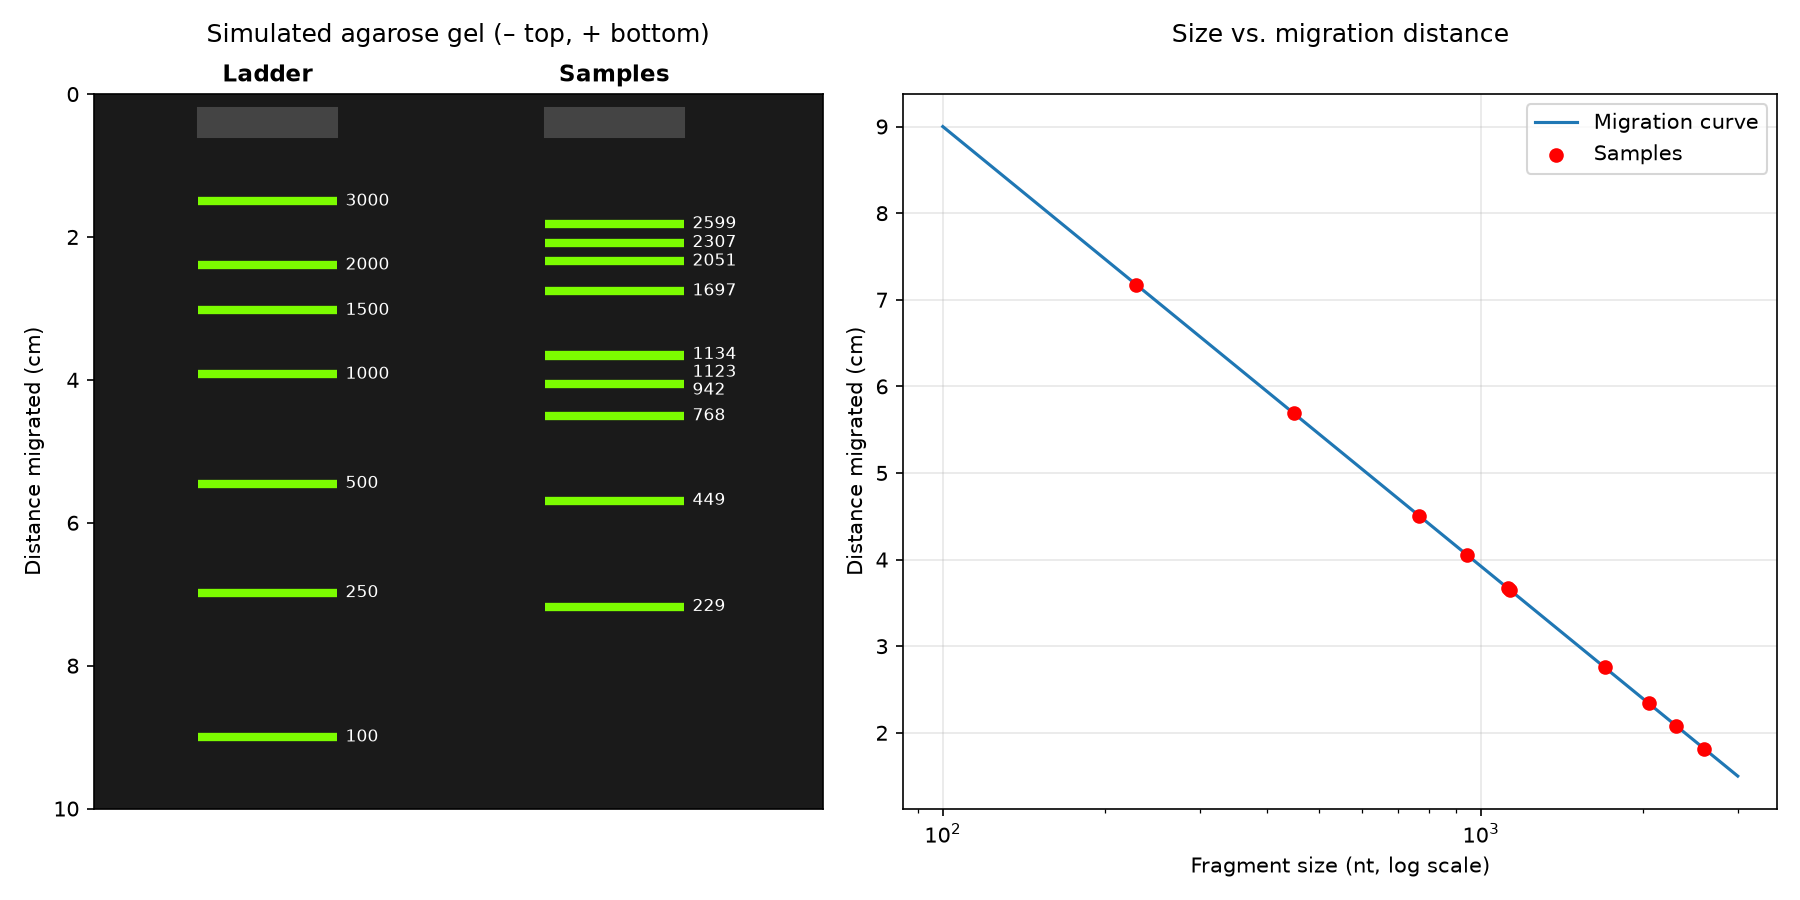

Recreate this plot in Python.
import random
import math
import urllib.request
import matplotlib.pyplot as plt

ACCESSION = "L09137"
URL = ("https://eutils.ncbi.nlm.nih.gov/entrez/eutils/efetch.fcgi"
       f"?db=nuccore&id={ACCESSION}&rettype=fasta&retmode=text")


def get_sequence():
    with urllib.request.urlopen(URL) as r:
        lines = r.read().decode().splitlines()
    return "".join(l.strip() for l in lines if not l.startswith(">")).upper()


def take_samples(seq, n=10, lo=100, hi=3000):
    samples = []
    for _ in range(n):
        length = random.randint(lo, min(hi, len(seq)))
        start = random.randint(0, len(seq) - length)
        samples.append(seq[start:start + length])
    return samples


def migration(size, gel_len=10.0, lo=100, hi=3000):
    frac = (math.log10(size) - math.log10(lo)) / (math.log10(hi) - math.log10(lo))
    return gel_len * (0.9 - 0.75 * frac)


def main():
    seq = get_sequence()
    print(f"Sequence {ACCESSION}: {len(seq)} nt")
    assert 1000 <= len(seq) <= 3000, "sequence must be 1000-3000 nt"

    samples = take_samples(seq)
    sizes = [len(s) for s in samples]
    ladder = [100, 250, 500, 1000, 1500, 2000, 3000]

    print("\nSample  Size(nt)  Distance(cm)")
    for i, s in enumerate(sorted(sizes, reverse=True), 1):
        print(f"{i:>6}  {s:>8}  {migration(s):>10.2f}")

    fig, (ax1, ax2) = plt.subplots(1, 2, figsize=(12, 6),
                                   gridspec_kw={"width_ratios": [1, 1.2]})

    ax1.set_facecolor("#1a1a1a")
    ax1.set_xlim(0, 4.2)
    ax1.set_ylim(10, 0)
    for x, name, data in [(1, "Ladder", ladder), (3, "Samples", sizes)]:
        ax1.add_patch(plt.Rectangle((x - 0.4, 0.2), 0.8, 0.4, color="#444"))
        ax1.text(x, -0.1, name, ha="center", va="bottom", color="black",
                 fontsize=11, fontweight="bold")
        last = -1
        for size in sorted(data, reverse=True):
            y = migration(size)
            ax1.hlines(y, x - 0.4, x + 0.4, colors="#7CFC00", linewidth=4)
            ly = max(y, last + 0.25)
            last = ly
            ax1.text(x + 0.45, ly, str(size), va="center", color="w", fontsize=8)
    ax1.set_title("Simulated agarose gel (– top, + bottom)", pad=25)
    ax1.set_xticks([])
    ax1.set_ylabel("Distance migrated (cm)")

    xs = list(range(100, 3001, 20))
    ax2.plot(xs, [migration(s) for s in xs], label="Migration curve")
    ax2.scatter(sizes, [migration(s) for s in sizes], color="red", zorder=3,
                label="Samples")
    ax2.set_xscale("log")
    ax2.set_xlabel("Fragment size (nt, log scale)")
    ax2.set_ylabel("Distance migrated (cm)")
    ax2.set_title("Size vs. migration distance", pad=25)
    ax2.grid(True, alpha=0.3)
    ax2.legend()

    plt.tight_layout()
    plt.savefig("ex1_gel.png", dpi=150)
    plt.show()


if __name__ == "__main__":
    main()
